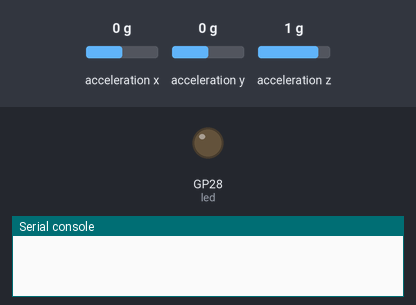
Simulated run of this program. Board: Raspberry Pi Pico running CircuitPython. Parts: output pins drawn as LEDs (lit = HIGH), the last lines printed to the serial console. The inputs (shaded band) are chosen by the test bench; at power-on: acceleration z 1 g, acceleration x 0 g, acceleration y 0 g.

Above: at 1.2 s.
1.3 s: acceleration z set to 0.3 g
2.8 s: acceleration z set to 0 g
At 3.3 s:
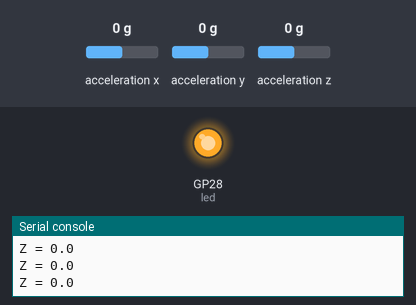
4.3 s: acceleration z set to 0.8 g
At 5.5 s:
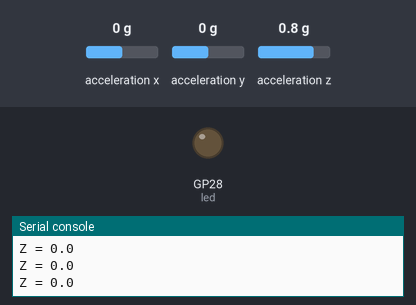
5.8 s: acceleration z set to -1.4 g
At 6.7 s:
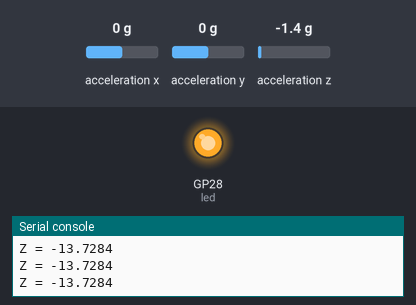
Timing chart, 0 to 8.3 s (numbered marks = the images above; inputs shaded):
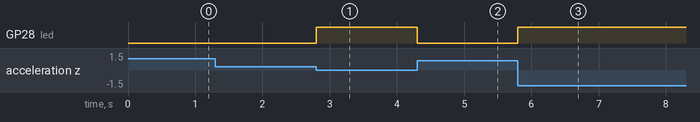

Measured:
- the behaviour switches between 0.2 and 0.1 g on acceleration z (found by bisection; images 0 and 1)
- after the input at 1.3 s, every drawn part: stays the same
- after the input at 2.8 s, GP28 (led): LOW → HIGH at once
- after the input at 4.3 s, GP28 (led): HIGH → LOW at once
- after the input at 5.8 s, GP28 (led): LOW → HIGH at once

The program:

CrashAvoidance2.py
```python
#type: ignore
import digitalio
import time
import board
import adafruit_mpu6050
import busio

led = digitalio.DigitalInOut(board.GP28)
led.direction = digitalio.Direction.OUTPUT
sda_pin = board.GP16
scl_pin = board.GP17
i2c = busio.I2C(scl_pin, sda_pin)
mpu = adafruit_mpu6050.MPU6050(i2c)

while True:
        x = mpu.acceleration[0]
        y = mpu.acceleration[1]
        z = mpu.acceleration[2]
        # When oriented up the Z acceleration will be about 9.81 m/s^2 which is acceleration due to gravity
        # So the code just checks to see if its oriented anything but up
        # If it is it turns the led on and prints the Z acceleration
        if z < 1:
                led.value = True
                print(f"Z = {z}")
        else:
                led.value = False 
```
